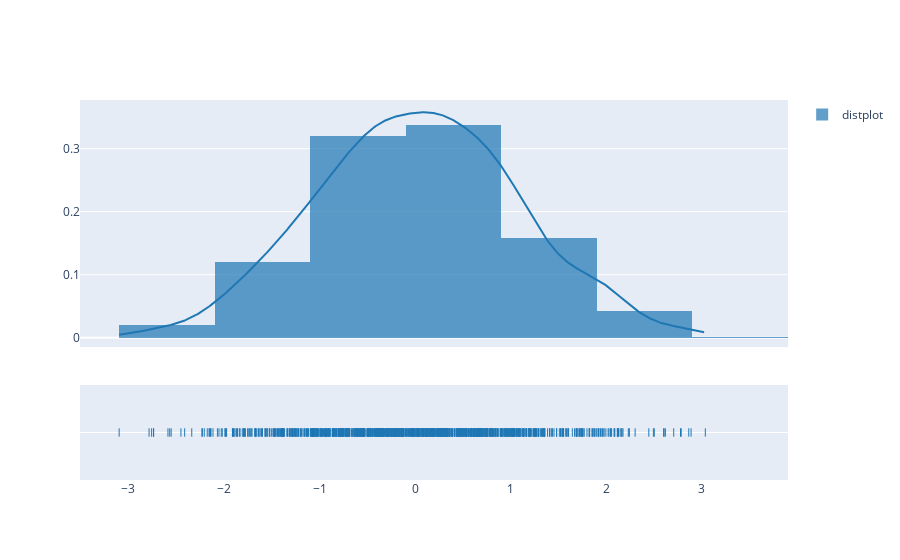

Source (notebook cell):
### Markdown cell above
To update the properies of the figure such as the height of the layout, we can use the fig method update_figure:

### Code cell
fig = ff.create_distplot(hist_data, group_labels)
fig.update_layout(height=600)
pyo.iplot(fig)

### Figure 1 — Plotly figure (JSON) as saved in the notebook; plotly's stock layout.template omitted (floating-point values rounded to 4 significant figures; data arrays with more than 128 entries replaced by an {"elided": "..."} marker saying what was removed)
{"data": [{"histnorm": "probability density", "legendgroup": "distplot", "marker": {"color": "rgb(31, 119, 180)"}, "name": "distplot", "opacity": 0.7, "type": "histogram", "x": {"elided": "1000 float values"}, "xaxis": "x", "xbins": {"end": 3.037, "size": 1, "start": -3.097}, "yaxis": "y"}, {"legendgroup": "distplot", "marker": {"color": "rgb(31, 119, 180)"}, "mode": "lines", "name": "distplot", "showlegend": false, "type": "scatter", "x": {"elided": "500 float values"}, "xaxis": "x", "y": {"elided": "500 float values"}, "yaxis": "y"}, {"legendgroup": "distplot", "marker": {"color": "rgb(31, 119, 180)", "symbol": "line-ns-open"}, "mode": "markers", "name": "distplot", "showlegend": false, "type": "scatter", "x": {"elided": "1000 float values"}, "xaxis": "x", "y": {"elided": "1000 str values"}, "yaxis": "y2"}], "layout": {"autosize": true, "barmode": "overlay", "hovermode": "closest", "legend": {"traceorder": "reversed"}, "xaxis": {"anchor": "y2", "autorange": true, "domain": [0, 1], "range": [-3.494, 3.903], "type": "linear", "zeroline": false}, "yaxis": {"anchor": "free", "autorange": true, "domain": [0.35, 1], "position": 0, "range": [-0.01468, 0.3773], "type": "linear"}, "yaxis2": {"anchor": "x", "autorange": true, "domain": [0, 0.25], "dtick": 1, "range": [-1, 1], "showticklabels": false, "type": "category"}}}
